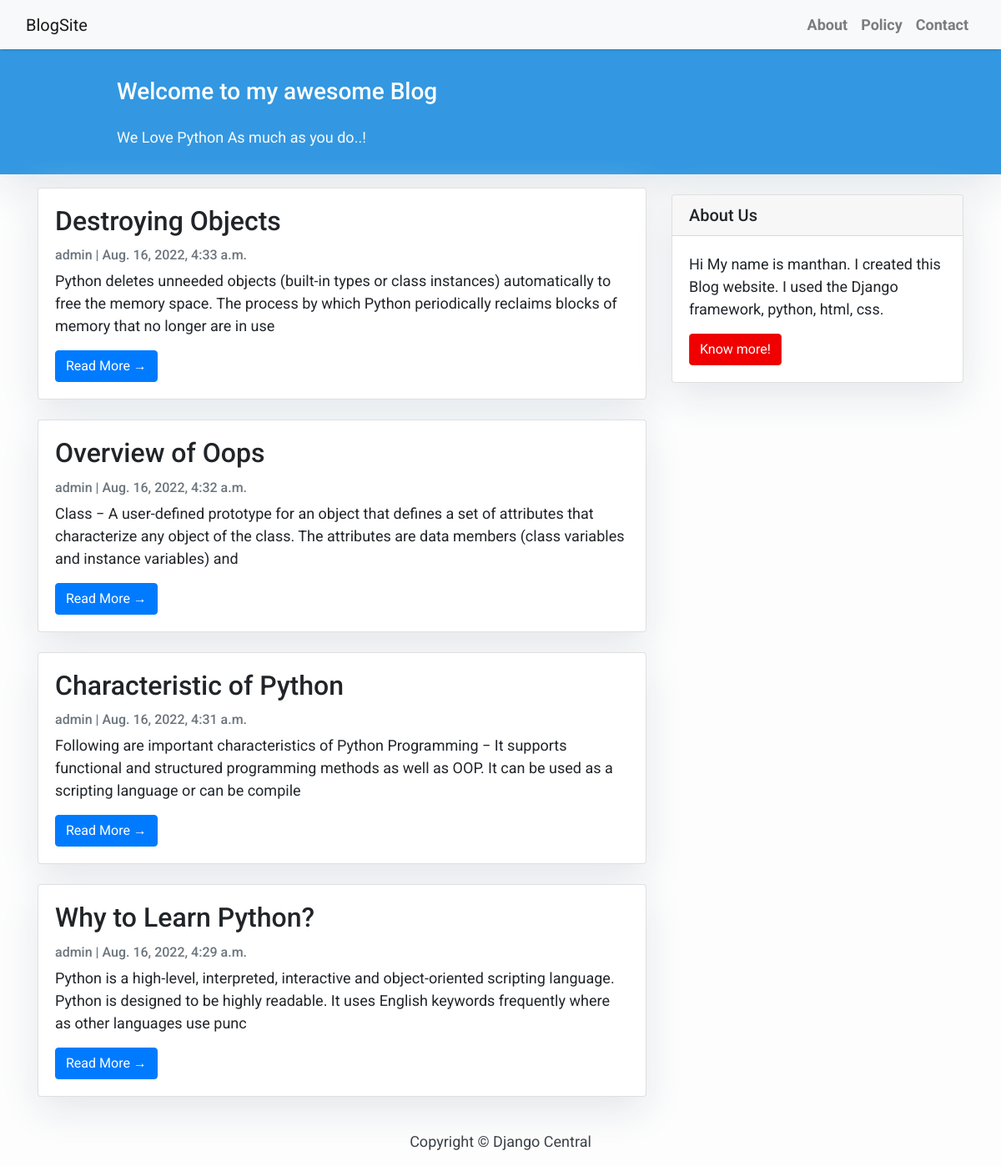
The page / on the database its author committed.
### blog/models.py (models this page shows, shortened)
class Post(models.Model):
    title = models.CharField(max_length=200, unique=True)
    slug = models.SlugField(max_length=200, unique=True)
    author = models.ForeignKey(User, on_delete=models.CASCADE, related_name='blog_posts')
    updated_on = models.DateTimeField(auto_now=True)
    content = models.TextField()
    created_on = models.DateTimeField(auto_now_add=True)
    status = models.IntegerField(choices=STATUS, default=0)
    class Meta:
        ordering = ['-created_on']

### blog/views.py (the view)
# urls.py: path('', views.PostList.as_view(), name='home'),
class PostList(generic.ListView):
    queryset = Post.objects.filter(status=1).order_by('-created_on')
    template_name = 'index.html'

### templates/index.html (shortened to what this page needs)
{% extends "base.html" %}
{% block content %}
<header class="masthead">
    <div class="container">
        <div class="row">
            <div class=" col-md-8 col-md-10 mx-auto">
                <div class="site-heading">
                    <h3 class=" site-heading my-4 mt-3 text-white"> Welcome to my awesome Blog </h3>
                    <p class="text-light">We Love Python As much as you do..!
                    </p>
                </div>
            </div>
        </div>
    </div>
</header>
<div class="container">
    <div class="row">
        <div class="col-md-8 mt-3 left">
            {% for post in post_list %}
            <div class="card mb-4">
                <div class="card-body">
                    <h2 class="card-title">{{ post.title }}</h2>
                    <p class="card-text text-muted h6">{{ post.author }} | {{ post.created_on}} </p>
                    <p class="card-text">{{post.content|slice:":200" }}</p>
                    <a href="{% url 'post_detail' post.slug  %}" class="btn btn-primary">Read More &rarr;</a>
                </div>
            </div>
            {% endfor %}
        </div>
        {% block sidebar %} {% include 'sidebar.html' %} {% endblock sidebar %}
    </div>
</div>
{%endblock%}

### templates/base.html (shortened to what this page needs)
<!DOCTYPE html>
<html>
    <head>
        <link rel="stylesheet" href="https://maxcdn.bootstrapcdn.com/bootstrap/4.0.0/css/bootstrap.min.css"
 />
    </head>
    <body>
        <nav class="navbar navbar-expand-lg navbar-light bg-light shadow" id="mainNav">
            <div class="container-fluid">
                <a class="navbar-brand" href="{% url 'home' %}">BlogSite</a>
                <div class="collapse navbar-collapse" id="navbarResponsive">
                    <ul class="navbar-nav ml-auto">
                        <li class="nav-item text-black">
                            <a class="nav-link text-black font-weight-bold" href="#">About</a>
                        </li>
                        <li class="nav-item text-black">
                            <a class="nav-link text-black font-weight-bold" href="#">Policy</a>
                        </li>
                        <li class="nav-item text-black">
                            <a class="nav-link text-black font-weight-bold" href="#">Contact</a>
                        </li>
                    </ul>
                </div>
            </div>
        </nav>
        {% block content %}{% endblock content %}
        <footer class="py-3 bg-grey">
            <p class="m-0 text-dark text-center ">Copyright &copy; Django Central</p>
        </footer>
    </body>
</html>

### templates/sidebar.html (shortened to what this page needs)
{% block sidebar %}
<div class="col-md-4 float-right ">
<div class="card my-4">
        <h5 class="card-header">About Us</h5>
    <div class="card-body">
        <p class="card-text"> Hi My name is manthan. I created this Blog website. I used the Django framework, python, html, css.</p>
        <a href="https://www.linkedin.com/in/manthan0227/" class="btn btn-danger">Know more!</a>
    </div>
</div>
</div>
{% endblock sidebar %}

### templates/base.html (style rules this page uses)
body { font-family: "Roboto", sans-serif; font-size: 17px; background-color: #fdfdfd; }
.shadow { box-shadow: 0 4px 2px -2px rgba(0, 0, 0, 0.1); }
.btn-danger { color: #fff; background-color: #f00000; border-color: #dc281e; }
.masthead { background: #3398E1; height: auto; padding-bottom: 15px; box-shadow: 0 16px 48px #E3E7EB; padding-top: 10px; }

### templates/index.html (style rules this page uses)
body { font-family: "Roboto", sans-serif; font-size: 18px; background-color: #fdfdfd; }
.card { box-shadow: 0 16px 48px #E3E7EB; }

### templates/sidebar.html (style rules this page uses)
.card { box-shadow: 0 16px 48px #E3E7EB; }

### rows shown on the page
Post: title "Destroying Objects", author "admin", created_on "Aug. 16, 2022, 4:33 a.m.", content "Python deletes unneeded objects (built-in types or class instances) automatically to free the memory space. The process by which Python periodically reclaims blocks of memory that no longer are in use"
Post: title "Overview of Oops", author "admin", created_on "Aug. 16, 2022, 4:32 a.m.", content "Class − A user-defined prototype for an object that defines a set of attributes that characterize any object of the class. The attributes are data members (class variables and instance variables) and"
Post: title "Characteristic of Python", author "admin", created_on "Aug. 16, 2022, 4:31 a.m.", content "Following are important characteristics of Python Programming − It supports functional and structured programming methods as well as OOP. It can be used as a scripting language or can be compile"
Post: title "Why to Learn Python?", author "admin", created_on "Aug. 16, 2022, 4:29 a.m.", content "Python is a high-level, interpreted, interactive and object-oriented scripting language. Python is designed to be highly readable. It uses English keywords frequently where as other languages use punc"
